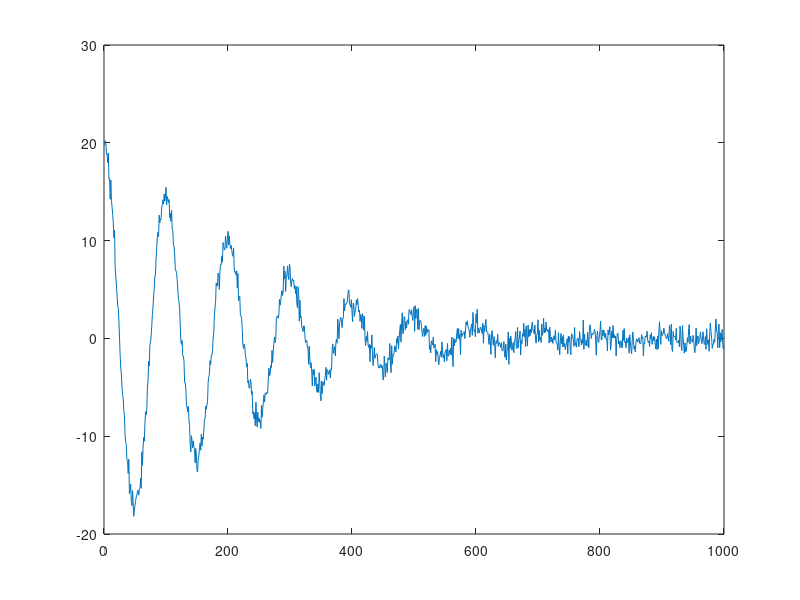

MATLAB code for this plot: (Note: this script raises an error after producing the figure.)


% N = 100;
% f = [.3 .4];
% A = 20*[1 1];
% beta = [0.05 0.01];
% gamma = 1*[0.1 0.00001];

N = 1000;
f = [.01 0];
A = 20*[1 0];
d = 0.03;
beta = d*[0.1 0.00];
gamma = d^2*[0.003 0.0000];

e = (randn(1,N) + 1i*randn(1,N))/sqrt(2); %noises
t = cumsum(ones(1,N));
y = A(1)*exp(1j*2*pi*f(1)*t-beta(1)*t-gamma(1)*t.^2);
y = y+A(2)*exp(1j*2*pi*f(2)*t-beta(2)*t-gamma(2)*t.^2);
y = y+e;
plot(real(y))

%% DSURE-skattning

lambda = 0.1; %lambda =0.1 funkar inte alls
[f_es,x_es,beta_es]=SURE_IR_bfv_FE_fastER2(y',N,1:N,lambda);
disp('Frequency estimates:')
disp(f_es)
disp('Beta estimates')
disp(beta_es)
plot(f_es);

%% WSEMA-skattning

[ fEst, betaEst, zEst ] = WSEMA_1D_FE(y',[1:N]',10,5,5,0.1,5,10,0);
disp('Frequency estimates:')
disp(1-fEst)
disp('Beta estimates')
disp(betaEst)

%% WSEMA-skattning Voigt

[ fEst, betaEst, gammaEst, zEst ] = WSEMA_1D_VOIGT(y',[1:N]',10,5,5,0.1,5,10,0);
disp('Frequency estimates:')
disp(1-fEst)
disp('Beta estimates')
disp(betaEst)
disp('Gamma estimates')
disp(gammaEst)

%% Monte Carlo
rng(0)

N=10; %antal simuleringar
MSE = ones(3,N);
n = 100;
f = [.01 0];
A = 20*[1 0];
d = 0.3;
beta = d*[0.1 0.00];
gamma = d^2*[0.003 0.0000];
MSE(1,:) = f(1)*ones(1,N);
MSE(2,:) = beta(1)*ones(1,N);
MSE(3,:) = gamma(1)*ones(1,N);
sigma = 1; %noise std

for i=1:N
phi = 2*pi*rand;
e = sigma*(randn(1,n) + 1i*randn(1,n))/sqrt(2); %noises
t = cumsum(ones(1,n));
y = A(1)*exp(1j*2*pi*f(1)*t-beta(1)*t-gamma(1)*t.^2+phi);
y = y+A(2)*exp(1j*2*pi*f(2)*t-beta(2)*t-gamma(2)*t.^2);
y = y+e;

[ fEst, betaEst, gammaEst, zEst ] = WSEMA_1D_VOIGT(y',[1:n]',10,5,5,0.1,5,10,0);

MSE(1,i) = (MSE(1,i)-fEst(1))^2;
MSE(2,i) = (MSE(2,i)-betaEst(1))^2;
MSE(3,i) = (MSE(3,i)-gammaEst(1))^2;
disp(i/N)

end

disp('Freq.  MSE')
disp(mean(MSE(1,:)))
disp('Beta.  MSE')
disp(mean(MSE(2,:)))
disp('Gamma.  MSE')
disp(mean(MSE(3,:)))
